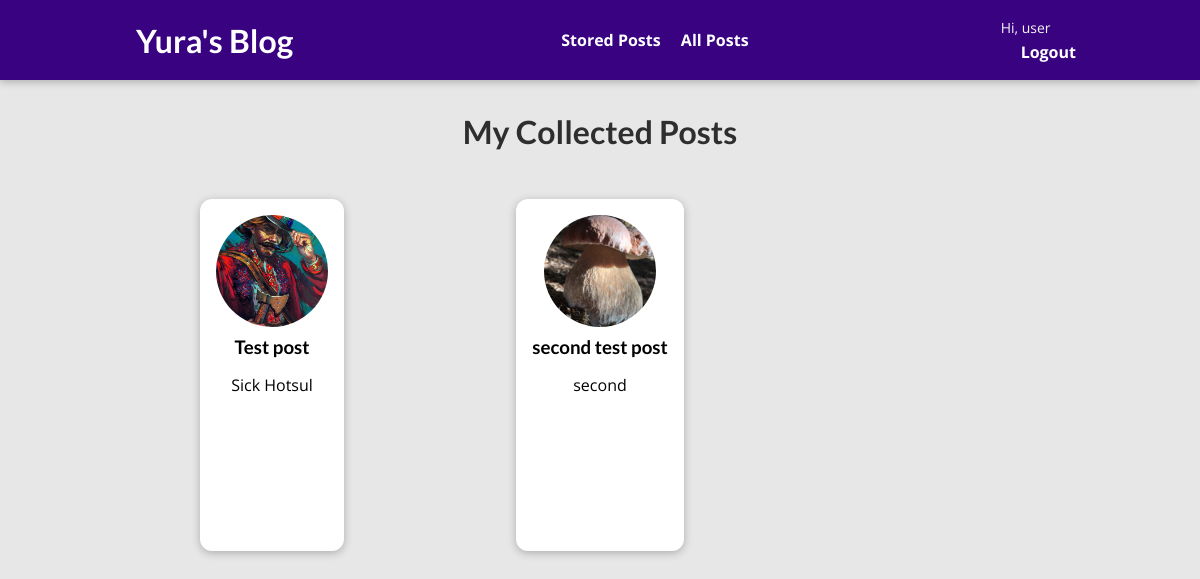
Page /posts (signed in) on the earlier database version.
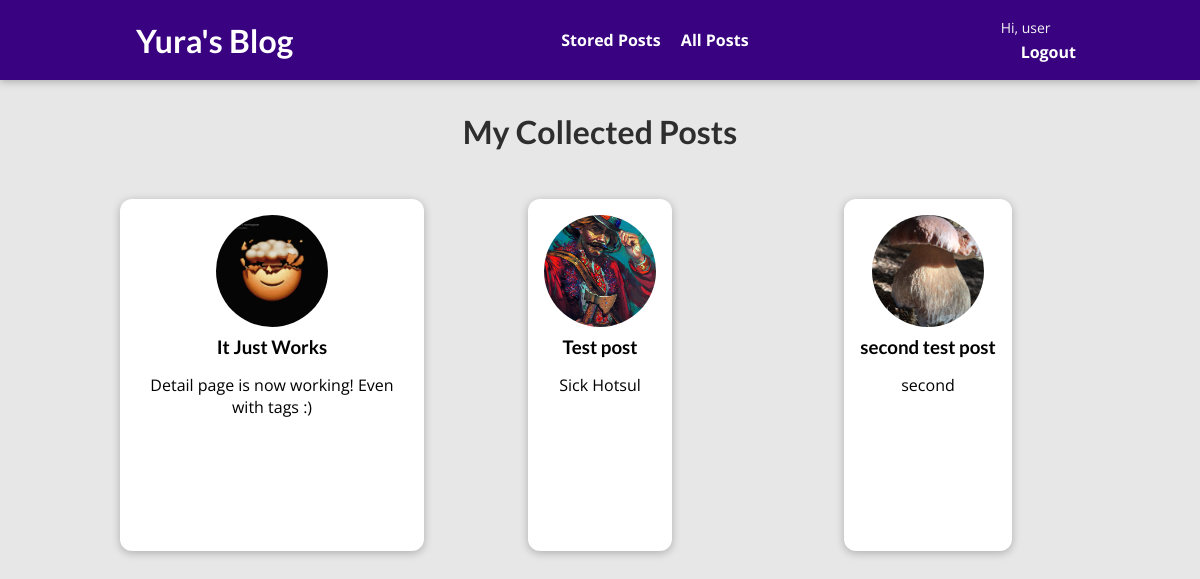
Same page on the later database version.
### main_app/models.py (models this page shows, shortened)
class Post(models.Model):
    title = models.CharField(max_length=100)
    excerpt = models.CharField(max_length=150)
    image = models.ImageField(upload_to="posts", null=True)
    date = models.DateField(auto_now=True)
    slug = models.SlugField(unique=True, blank=True, null=False, db_index=True)
    content = models.TextField(validators=[MinLengthValidator(10)])
    author = models.ForeignKey(Author, on_delete=models.SET_NULL, null=True, related_name="posts")
    tags = models.ManyToManyField(Tag)

### main_app/views.py (the view)
# urls.py: path("posts", views.AllPostView.as_view(), name="all-posts"),
class AllPostView(ListView):
    model = Post
    template_name = "main_app/all-posts.html"
    ordering = ["-date"]
    context_object_name = "all_posts"

### main_app/templates/main_app/all-posts.html (shortened to what this page needs)
{% extends 'base.html' %}
{% load static %}
{% block css_files%}
    <link rel="stylesheet" href="{% static "main_app/post.css" %}">
    <link rel="stylesheet" href="{% static "main_app/all-posts.css" %}">
{% endblock %}
{% block content %}
<section id="all-posts">
    <h2>My Collected Posts</h2>
    <ul>
        {% for post in all_posts %}
            {% include "main_app/includes/post.html" %}
        {% endfor %}
    </ul>
</section>
{% endblock %}

### templates/base.html (shortened to what this page needs)
{% load static %}
{% load socialaccount %}
<!DOCTYPE html>
<html lang="en">
<head>
    <link rel="stylesheet" href="{% static "app.css" %}">
    {% block css_files %}{% endblock %}
</head>
<body>
    <header id="main-navigation">
        <h1><a href="{% url "starting-page" %}">Yura's Blog</a></h1>
        <nav>
            <a href="">Stored Posts</a>
            <a href="{% url "all-posts"%}">All Posts</a>
        </nav>
        <div>
            {% if user.is_authenticated %}
                <p class="user-name">Hi, {{ user.username }}</p>
                <a class="login-logout" href="{% url "logout" %}">Logout</a>
            {% else %}
                <a class="login-logout" href="{% provider_login_url "google" %}">Login with Google</a>
            {% endif %}
        </div>
    </header>
    {% block content %}{% endblock %}
</body>
</html>

### main_app/templates/main_app/includes/post.html
<li>
    <article class="post">
        <a href="{% url "single-post" post.slug %}">
            <img src="{{ post.image.url }}" alt="{{ post.title }}">
            <div class="post__content">
                <h3>{{ post.title }}</h3>
                <p>
                    {{ post.excerpt }}
                </p>
               </div>
         </a>
    </article>
</li>

### static/app.css (style rules this page uses)
* { box-sizing: border-box; }
html { font-family: 'Open Sans', 'Lato', sans-serif; }
body { margin: 0; }
h1, h2, h3 { font-family: 'Lato', sans-serif; font-weight: bold; }
#main-navigation { width: 100%; height: 5rem; display: flex; justify-content: space-between; align-items: center; padding: 0 10%; position: absolute; top: 0; left: 0; }
#main-navigation a { text-decoration: none; color: white; font-weight: bold; margin-left: 1rem; }
.user-name { font-size: 14px; color: whitesmoke; margin: 0; margin-bottom: 4px; }
#main-navigation .login-logout { padding: 4px; }

### main_app/static/main_app/post.css (style rules this page uses)
.post { display: flex; flex-direction: column; align-items: center; text-align: center; }
.post a { text-decoration: none; color: black; transition: all 0.2s ease; padding: 1rem; }
.post img { width: 5rem; height: 5rem; object-fit: cover; border-radius: 50%; }
.post h3 { margin: 0.25rem 0; }

### main_app/static/main_app/all-posts.css (style rules this page uses)
body { background-color: #e7e7e7; }
#main-navigation { background-color: #390281; box-shadow: 0 2px 8px rgba(0, 0, 0, 0.25); }
#all-posts { margin: 7rem auto; width: 90%; max-width: 60rem; }
#all-posts h2 { text-align: center; font-size: 2rem; color: #2e2e2e; margin: 3rem 0; }
ul { list-style: none; margin: 0; padding: 0; display: grid; grid-template-columns: repeat(auto-fill, minmax(17rem, 1fr)); gap: 1.5rem; }
.post img { width: 7rem; height: 7rem; }
.post a { height: 22rem; transform-origin: center; box-shadow: 0 2px 8px rgba(0, 0, 0, 0.25); border-radius: 12px; background-color: white; }

Differences in the rows shown:
added Post: image (picture), title "It Just Works", excerpt "Detail page is now working! Even with tags :)"
